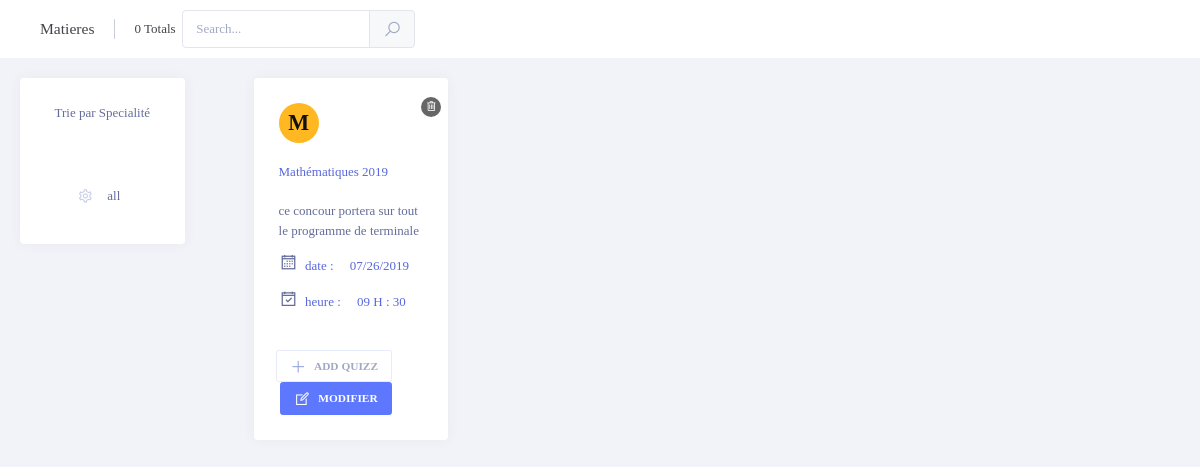
/views/Backoffice/admin/concour/afficher.php, run on an earlier commit of the app's database.
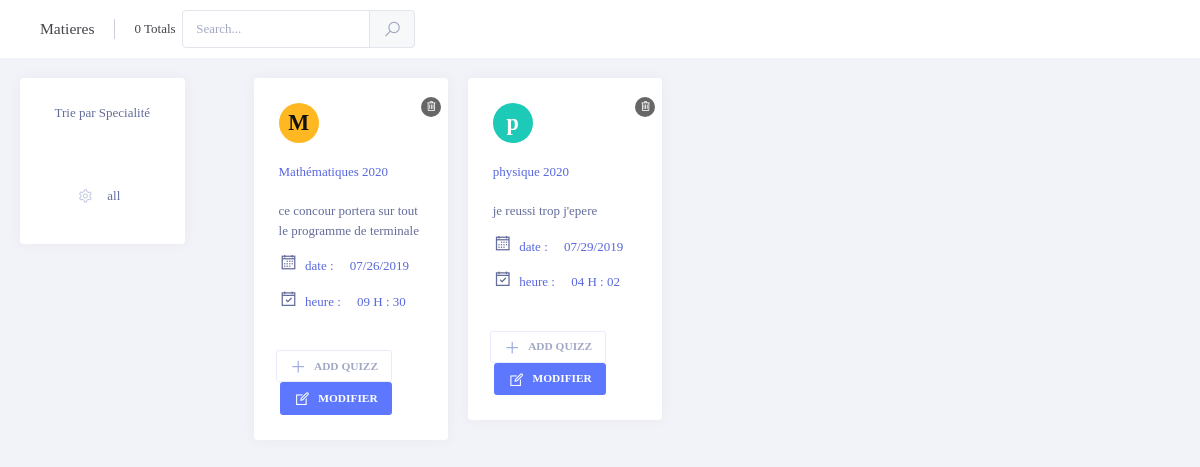
And on a later commit of the database.
### tables this page shows
CREATE TABLE IF NOT EXISTS `concours` (
  `id` int(11) NOT NULL AUTO_INCREMENT,
  `titre` varchar(255) DEFAULT NULL,
  `description` varchar(255) DEFAULT NULL,
  `heure` varchar(255) NOT NULL,
  `date_concour` varchar(255) NOT NULL,
  PRIMARY KEY (`id`)
);

### entities/class_concour.php (the view, shortened to what this page needs)
<?php
class concours{
	public static function afficher(){
		  	$requette=config::$bdd->query("select * from concours");
		  	$i=0;
                		while($data=$requette->fetch()){
                			$titre=trim($data["titre"]);
                		echo '<div class="col-xl-3 col-lg-3 col-sm-5 element" spe="" nom="'.$data["titre"].'">
									<span style="position:absolute;background:rgba(0,0,0,0.6);color:white;top:5%;cursor:pointer;left:83%;border-radius:10px;width:20px;height:20px;" class="kt-avatar__cancel text-center supprimer" data-toggle="kt-tooltip" title="" data-original-title="supprmer" id="'.$data["id"].'">
										<i class="la la-trash"></i>
									</span>
									<div class="kt-portlet  ">
										<div class="kt-portlet__body">
											<div class="kt-widget kt-widget--general-4">
											<div class="kt-user-card-v2__pic">									<div class="kt-badge kt-badge--xl ';
											if($i%2==0){
												echo "kt-badge--warning";
											}else{
												echo "kt-badge--success";
											}
											echo '">'.$titre[0].'</div>								</div>
											<br>
												<a href="#" class="kt-widget__title">
													'.$data["titre"].'
												</a>
												<specialite style="display:none;">'.$data["titre"].'</specialite>
												<br><br>
												<div class="kt-widget__desc">
													'.$data["description"].'
												</div>
											</div>
											<div class="kt-widget__links mt-3">
												<div class="kt-widget__link">
													<i class="la la-calendar-o kt-font-skype" style="font-size:20px;"></i>&nbsp;&nbsp;<a href="#">date : &nbsp;&nbsp;&nbsp; '.$data["date_concour"].'</a>
												</div>
											</div>
											<div class="kt-widget__links mt-3">
												<div class="kt-widget__link">
													<i class="la la-calendar-check-o kt-font-skype" style="font-size:20px;"></i>&nbsp;&nbsp;<a href="#">heure : &nbsp;&nbsp;&nbsp; ';
                			$req=explode(",",$data["heure"]);
                		if(intval($req[0])<10){
						if(isset($req[0][0])){
							if($req[0][0]!='0'){
							echo "0";
							}
						}else{
							echo "0";
						}
					}
					echo $req[0].' H : ';
					if(intval($req[1])<10){
						if(isset($req[1][0])){
							if($req[1][0]!='0'){
							echo "0";
							}
						}else{
							echo "0";
						}
					}
echo $req[1];
													echo '</a>
												</div>
											</div>
											<br><br>
											<div class="kt-widget__actions">
												<div class="kt-widget__left">
													<a style="margin-left:-2%;" href="quizz.php?id='.$data["id"].'" class="btn btn-default btn-sm btn-bold btn-upper"><i class="la la-plus"></i>&nbsp;add quizz</a>
													<a style="margin-left:1%;" href="ajouter.php?id='.$data["id"].'" class="btn btn-brand btn-sm btn-bold btn-upper"><i class="la la-edit"></i>&nbsp;modifier</a>
												</div>
											</div>
										</div>
									</div>
								</div>';
								$i++;
	}
}
}
?>

### views/Backoffice/admin/concour/afficher.php (shortened to what this page needs)
<?php
include "../../../../entities/class_concour.php";
?>
<!DOCTYPE html>
<html>
<head>
			<link href="../../../assets/Backoffice/vendors/global/vendors.bundle.css" rel="stylesheet" type="text/css" />
		<link href="../../../assets/Backoffice/css/demo1/style.bundle.css" rel="stylesheet" type="text/css" />
</head>
<body>
					<div class="kt-content  kt-grid__item kt-grid__item--fluid" id="kt_content" style="padding:0px;">
					<div class="kt-subheader   kt-grid__item bg-white mb-4" style="padding:10px;padding-left:40px;" id="kt_subheader">
    <div class="kt-container  kt-container--fluid ">
        <div class="kt-subheader__main">
                            <h3 class="kt-subheader__title">
                                            Matieres
                </h3>
            <div class="kt-subheader__toolbar" id="kt_subheader_search">
                <span class="kt-subheader__desc" id="kt_subheader_total">
                                            <span class="rps">0</span> Totals                                   </span>
                                    <form class="kt-subheader__search" id="kt_subheader_search_form">
                        <div class="input-group">
							<input type="text" class="form-control" placeholder="Search..." id="generalSearch">
							<div class="input-group-append">
                                <span class="input-group-text" id="basic-addon2">
                                </span>
                            </div>
                        </div>
                    </form>
                            </div>
                    </div>
    </div>
</div>
<div class="kt-container  kt-container--fluid  kt-grid__item kt-grid__item--fluid">
<div class="kt-grid kt-grid--desktop kt-grid--ver kt-grid--ver-desktop kt-app">
    <div class="kt-grid__item kt-app__toggle kt-app__aside kt-app__aside--sm kt-app__aside--fit mr-5 ml-4" id="kt_users_aside" style="opacity: 1;">
        <div class="kt-portlet col-12">
            <div class="kt-portlet__body">
                <div class="kt-widget kt-widget--general-1">
                    <div class="kt-widget__wrapper">
                        <div class="kt-widget__label">
                            <span class="kt-widget__desc text-center">
                               Trie par Specialité
                            </span>
                        </div>
                    </div>
                </div>
            </div>
            <div class="kt-portlet__body">
                <ul class="kt-nav kt-nav--bold kt-nav--fit-ver kt-nav--v4" role="tablist">
                	<li class="kt-nav__item all"><a class="kt-nav__link active" data-toggle="tab" href="#" role="tab"><span class="kt-nav__link-icon"><i class="la la-cog"></i></span><span class="kt-nav__link-text">all</span></a></li>
                </ul>
            </div>
        </div>
    </div>
    <div class="kt-grid__item kt-grid__item--fluid kt-app__content ml-4">
        <div class="row col-11">
<?php
concours::afficher();
?>
            </div>
        </div>
    </div>
</div>
	</div>
</body>
</html>

What changed in the data, as far as the page shows it:
changed concours "ce concour portera sur tout le programme de terminale": titre "Mathématiques 2019" → "Mathématiques 2020"; heure "09" → "9"; now shows "0"
added concours: titre "p", titre "physique 2020", description "je reussi trop j'epere", date_concour "07/29/2019", heure "4", heure "2"
